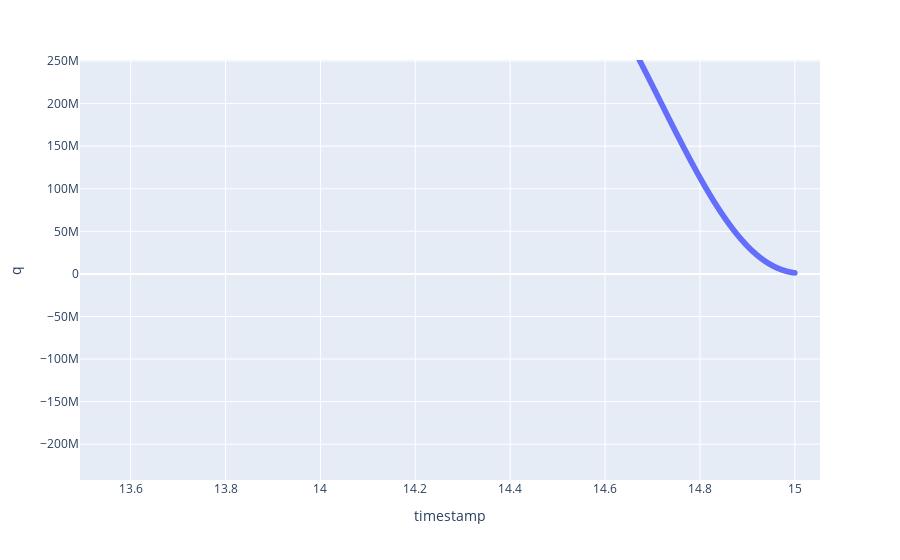

Here is the notebook cell this chart was saved with:
### Code cell
px.scatter(pd.DataFrame(Qs), x="timestamp", y="q")

### Figure 1 — Plotly figure (JSON) as saved in the notebook; plotly's stock layout.template omitted (floating-point values rounded to 4 significant figures; data arrays with more than 128 entries replaced by an {"elided": "..."} marker saying what was removed)
{"data": [{"hovertemplate": "timestamp=%{x}<br>q=%{y}<extra></extra>", "legendgroup": "", "marker": {"color": "#636efa", "symbol": "circle"}, "mode": "markers", "name": "", "showlegend": false, "type": "scattergl", "x": {"elided": "10801 float values"}, "xaxis": "x", "y": {"elided": "10801 float values"}, "yaxis": "y"}], "layout": {"autosize": true, "legend": {"tracegroupgap": 0}, "margin": {"t": 60}, "xaxis": {"anchor": "y", "autorange": false, "domain": [0, 1], "range": [13.49, 15.05], "title": {"text": "timestamp"}, "type": "linear"}, "yaxis": {"anchor": "x", "autorange": false, "domain": [0, 1], "range": [-242100000.0, 251200000.0], "title": {"text": "q"}, "type": "linear"}}}
